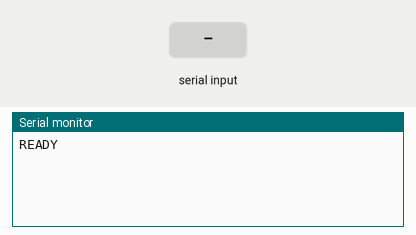
A sketch run on a simulated ESP32. On the bench: the last lines printed to the serial monitor. Inputs (shaded band) come from the test bench.

Above: at 1.2 s.
1.3 s: "MODE \n" received over Serial
At 2.5 s:
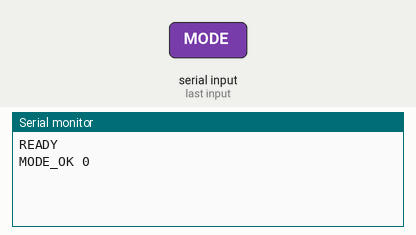
2.8 s: "LIMIT \n" received over Serial
At 3.9 s:
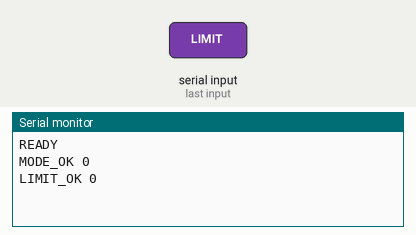
4.3 s: "GET \n" received over Serial
At 5.2 s:
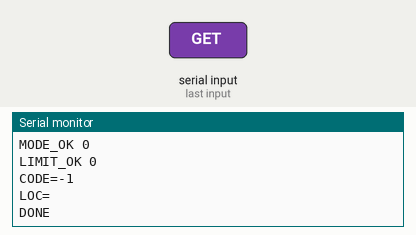
6.0 s: "90,45\n" received over Serial
At 6.4 s:
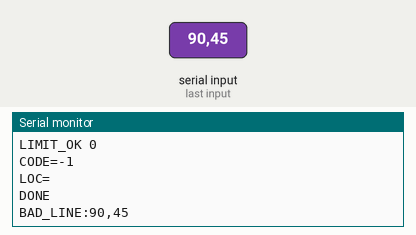
7.5 s: "0\n" received over Serial
At 8.7 s:
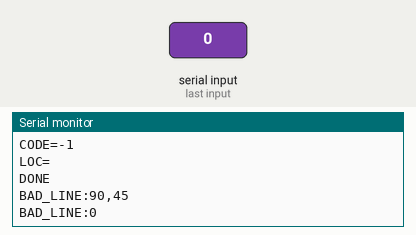
9.0 s: "1,90,45\n" received over Serial
At 9.9 s:
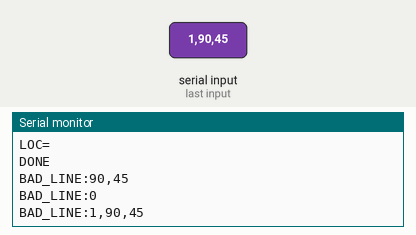

The sketch:

http_redirect.ino
```cpp
// Exercises HTTPClient::setFollowRedirects() over plain HTTP.
//
// Protocol over Serial (one command per line):
//   MODE <0|1|2>       set follow-redirects mode (DISABLE/STRICT/FORCE)
//   LIMIT <n>          set redirect limit
//   GET <url>          issue request and report status / location / body

#include <Arduino.h>
#include <WiFi.h>
#include <HTTPClient.h>

HTTPClient http;
static String pending_line;

static String poll_line()
{
    while (Serial.available() > 0)
    {
        const int c = Serial.read();
        if (c < 0)
            break;
        if (c == '\n' || c == '\r')
        {
            if (pending_line.length() > 0)
            {
                String ret = pending_line;
                pending_line = "";
                return ret;
            }
            continue;
        }
        pending_line += (char)c;
    }
    return String();
}

void setup()
{
    Serial.begin(115200);
    http.setFollowRedirects(HTTPC_DISABLE_FOLLOW_REDIRECTS);
    http.setRedirectLimit(10);
    Serial.println("READY");
}

void loop()
{
    const String line = poll_line();
    if (line.length() == 0)
    {
        delay(5);
        return;
    }

    if (line.startsWith("MODE "))
    {
        const int v = line.substring(5).toInt();
        http.setFollowRedirects((followRedirects_t)v);
        Serial.print("MODE_OK ");
        Serial.println(v);
        return;
    }
    if (line.startsWith("LIMIT "))
    {
        const int v = line.substring(6).toInt();
        http.setRedirectLimit((uint16_t)v);
        Serial.print("LIMIT_OK ");
        Serial.println(v);
        return;
    }
    if (!line.startsWith("GET "))
    {
        Serial.print("BAD_LINE:");
        Serial.println(line);
        return;
    }

    const String url = line.substring(4);
    if (!http.begin(url))
    {
        Serial.println("BEGIN_FAIL");
        return;
    }
    const int code = http.GET();
    Serial.print("CODE=");
    Serial.println(code);
    Serial.print("LOC=");
    Serial.println(http.getLocation());
    if (code > 0)
    {
        const String body = http.getString();
        Serial.print("BODY:");
        Serial.println(body);
    }
    http.end();
    Serial.println("DONE");
}
```

Measured:
- after the input at 1.3 s, the serial monitor: prints a new line at once (image 1)
- after the input at 2.8 s, the serial monitor: prints a new line at once (image 2)
- after the input at 4.3 s, the serial monitor: prints a new line after 0.20 s (image 3)
- after the input at 6.0 s, the serial monitor: prints a new line at once (image 4)
- after the input at 7.5 s, the serial monitor: prints a new line at once (image 5)
- after the input at 9.0 s, the serial monitor: prints a new line at once (image 6)
